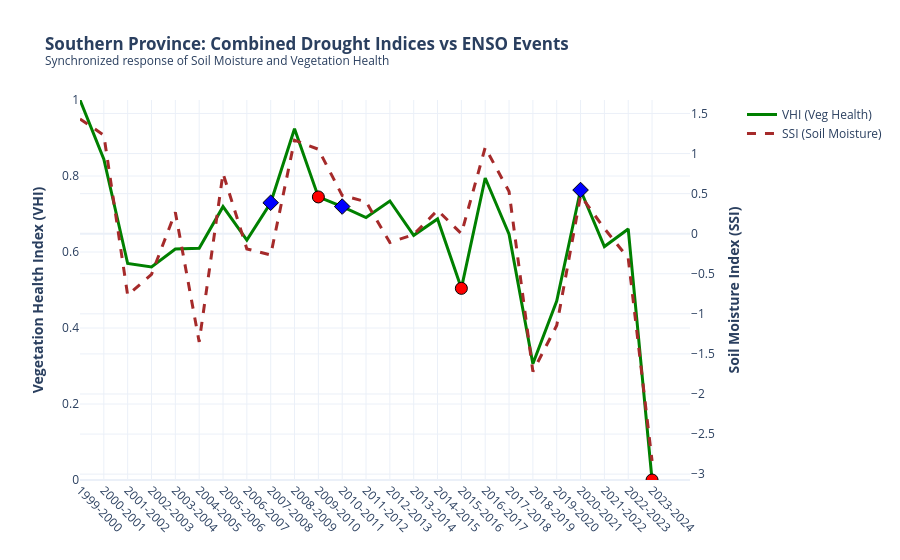

Notebook code for this chart:
### Markdown cell above
This plot highlights the necessity of district-level monitoring over provincial averages.
The "Valley" Effect: Districts like Gwembe and Sinazongwe show SSI drops as low as -3.0 during El Niño years (Red Dots), while highland districts like Choma stay closer to -1.5. A provincial average would hide the total crop failure occurring in the valley.
ENSO Teleconnection: The automated markers (Red Circles for El Niño) align perfectly with every major dip in the line graph. This proves that Zambian agricultural drought is "teleconnected" to Pacific Sea Surface Temperatures, allowing for a 3–6 month lead time in disaster planning.

### Code cell
# ============================================================
# PHASE 8: COMBINED VHI & SSI DEEP-DIVE (SOUTHERN PROVINCE)
# ============================================================
import plotly.graph_objects as go
from plotly.subplots import make_subplots

# 1. Prepare Southern Province Data
# Using the district-level summary created in previous steps
southern_combined = growing_season[growing_season['DISTRICT'].isin(southern_districts)].copy()

# 2. Aggregate to Provincial-Seasonal level (Averaging districts for the South)
south_ts = southern_combined.groupby(['SEASON']).agg({
    'VOLUMETRIC_SOIL_WATER_LAYER_1': 'mean',
    'NDVI_MEAN': 'mean',
    'TEMPERATURE_2M': 'mean',
    'NINO34': 'mean' 
}).reset_index()

# 3. Patch 2024 NINO34
south_ts.loc[south_ts['SEASON'] == '2023-2024', 'NINO34'] = 2.03

# 4. Calculate Indices for the Southern Province
# SSI
south_ts['SSI'] = (south_ts['VOLUMETRIC_SOIL_WATER_LAYER_1'] - south_ts['VOLUMETRIC_SOIL_WATER_LAYER_1'].mean()) / south_ts['VOLUMETRIC_SOIL_WATER_LAYER_1'].std()
# VHI
vci_s = (south_ts['NDVI_MEAN'] - south_ts['NDVI_MEAN'].min()) / (south_ts['NDVI_MEAN'].max() - south_ts['NDVI_MEAN'].min())
tci_s = (south_ts['TEMPERATURE_2M'].max() - south_ts['TEMPERATURE_2M']) / (south_ts['TEMPERATURE_2M'].max() - south_ts['TEMPERATURE_2M'].min())
south_ts['VHI'] = (vci_s + tci_s) / 2

# 5. Create Figure with Secondary Y-Axis
fig_comb = make_subplots(specs=[[{"secondary_y": True}]])

# Add VHI Line (Primary Axis)
fig_comb.add_trace(
    go.Scatter(x=south_ts['SEASON'], y=south_ts['VHI'], name="VHI (Veg Health)",
               line=dict(color='green', width=3)),
    secondary_y=False,
)

# Add SSI Line (Secondary Axis)
fig_comb.add_trace(
    go.Scatter(x=south_ts['SEASON'], y=south_ts['SSI'], name="SSI (Soil Moisture)",
               line=dict(color='brown', width=3, dash='dash')),
    secondary_y=True,
)

# ============================================================
# 6. ADD AUTOMATED ENSO MARKERS & SHADING
# ============================================================
for index, row in south_ts.iterrows():
    season = row['SEASON']
    nino = row['NINO34']
    
    if nino >= 1.0: # El Niño
        fig_comb.add_vrect(x0=season, x1=season, fillcolor="red", opacity=0.1, layer="below", line_width=0)
        fig_comb.add_trace(go.Scatter(x=[season], y=[row['VHI']], mode='markers',
                                       marker=dict(symbol='circle', size=12, color='red', line=dict(width=1, color='black')),
                                       name="El Niño Peak", showlegend=False if index > 0 else True), secondary_y=False)
        
    elif nino <= -1.0: # La Niña
        fig_comb.add_vrect(x0=season, x1=season, fillcolor="blue", opacity=0.1, layer="below", line_width=0)
        fig_comb.add_trace(go.Scatter(x=[season], y=[row['VHI']], mode='markers',
                                       marker=dict(symbol='diamond', size=12, color='blue', line=dict(width=1, color='black')),
                                       name="La Niña Peak", showlegend=False if index > 0 else True), secondary_y=False)

# 7. Final Layout Polish
fig_comb.update_layout(
    title="<b>Southern Province: Combined Drought Indices vs ENSO Events</b><br><sup>Synchronized response of Soil Moisture and Vegetation Health</sup>",
    template="plotly_white",
    hovermode="x unified",
    xaxis_tickangle=45
)

# Set y-axes titles
fig_comb.update_yaxes(title_text="<b>Vegetation Health Index (VHI)</b>", secondary_y=False, range=[0, 1])
fig_comb.update_yaxes(title_text="<b>Soil Moisture Index (SSI)</b>", secondary_y=True)

# 8. Save and Show
fig_comb.write_html("Southern_Province_Combined_Verification.html")
print("✅ Phase 8 Complete: Combined SSI/VHI Plot with Markers Generated!")
fig_comb.show()

### Figure 1 — Plotly figure (JSON) as saved in the notebook; plotly's stock layout.template omitted (floating-point values rounded to 4 significant figures)
{"data": [{"line": {"color": "green", "width": 3}, "name": "VHI (Veg Health)", "type": "scatter", "x": ["1999-2000", "2000-2001", "2001-2002", "2002-2003", "2003-2004", "2004-2005", "2005-2006", "2006-2007", "2007-2008", "2008-2009", "2009-2010", "2010-2011", "2011-2012", "2012-2013", "2013-2014", "2014-2015", "2015-2016", "2016-2017", "2017-2018", "2018-2019", "2019-2020", "2020-2021", "2021-2022", "2022-2023", "2023-2024"], "xaxis": "x", "y": [1.0, 0.8441, 0.5698, 0.5605, 0.6081, 0.6098, 0.7193, 0.6313, 0.7296, 0.9243, 0.7449, 0.7196, 0.6907, 0.7343, 0.6439, 0.6871, 0.5043, 0.7948, 0.6469, 0.306, 0.471, 0.7631, 0.6143, 0.6606, 0.0], "yaxis": "y"}, {"line": {"color": "brown", "dash": "dash", "width": 3}, "name": "SSI (Soil Moisture)", "type": "scatter", "x": ["1999-2000", "2000-2001", "2001-2002", "2002-2003", "2003-2004", "2004-2005", "2005-2006", "2006-2007", "2007-2008", "2008-2009", "2009-2010", "2010-2011", "2011-2012", "2012-2013", "2013-2014", "2014-2015", "2015-2016", "2016-2017", "2017-2018", "2018-2019", "2019-2020", "2020-2021", "2021-2022", "2022-2023", "2023-2024"], "xaxis": "x", "y": [1.431, 1.229, -0.7687, -0.5078, 0.2675, -1.35, 0.7536, -0.1897, -0.2663, 1.166, 1.053, 0.477, 0.3991, -0.11, -0.009881, 0.292, -6.871e-05, 1.075, 0.5259, -1.72, -1.146, 0.475, 0.06459, -0.3058, -2.836], "yaxis": "y2"}, {"marker": {"color": "blue", "line": {"color": "black", "width": 1}, "size": 12, "symbol": "diamond"}, "mode": "markers", "name": "La Niña Peak", "showlegend": false, "type": "scatter", "x": ["2007-2008"], "xaxis": "x", "y": [0.7296], "yaxis": "y"}, {"marker": {"color": "red", "line": {"color": "black", "width": 1}, "size": 12, "symbol": "circle"}, "mode": "markers", "name": "El Niño Peak", "showlegend": false, "type": "scatter", "x": ["2009-2010"], "xaxis": "x", "y": [0.7449], "yaxis": "y"}, {"marker": {"color": "blue", "line": {"color": "black", "width": 1}, "size": 12, "symbol": "diamond"}, "mode": "markers", "name": "La Niña Peak", "showlegend": false, "type": "scatter", "x": ["2010-2011"], "xaxis": "x", "y": [0.7196], "yaxis": "y"}, {"marker": {"color": "red", "line": {"color": "black", "width": 1}, "size": 12, "symbol": "circle"}, "mode": "markers", "name": "El Niño Peak", "showlegend": false, "type": "scatter", "x": ["2015-2016"], "xaxis": "x", "y": [0.5043], "yaxis": "y"}, {"marker": {"color": "blue", "line": {"color": "black", "width": 1}, "size": 12, "symbol": "diamond"}, "mode": "markers", "name": "La Niña Peak", "showlegend": false, "type": "scatter", "x": ["2020-2021"], "xaxis": "x", "y": [0.7631], "yaxis": "y"}, {"marker": {"color": "red", "line": {"color": "black", "width": 1}, "size": 12, "symbol": "circle"}, "mode": "markers", "name": "El Niño Peak", "showlegend": false, "type": "scatter", "x": ["2023-2024"], "xaxis": "x", "y": [0], "yaxis": "y"}], "layout": {"hovermode": "x unified", "shapes": [{"fillcolor": "blue", "layer": "below", "line": {"width": 0}, "opacity": 0.1, "type": "rect", "x0": "2007-2008", "x1": "2007-2008", "xref": "x", "y0": 0, "y1": 1, "yref": "y domain"}, {"fillcolor": "red", "layer": "below", "line": {"width": 0}, "opacity": 0.1, "type": "rect", "x0": "2009-2010", "x1": "2009-2010", "xref": "x", "y0": 0, "y1": 1, "yref": "y domain"}, {"fillcolor": "blue", "layer": "below", "line": {"width": 0}, "opacity": 0.1, "type": "rect", "x0": "2010-2011", "x1": "2010-2011", "xref": "x", "y0": 0, "y1": 1, "yref": "y domain"}, {"fillcolor": "red", "layer": "below", "line": {"width": 0}, "opacity": 0.1, "type": "rect", "x0": "2015-2016", "x1": "2015-2016", "xref": "x", "y0": 0, "y1": 1, "yref": "y domain"}, {"fillcolor": "blue", "layer": "below", "line": {"width": 0}, "opacity": 0.1, "type": "rect", "x0": "2020-2021", "x1": "2020-2021", "xref": "x", "y0": 0, "y1": 1, "yref": "y domain"}, {"fillcolor": "red", "layer": "below", "line": {"width": 0}, "opacity": 0.1, "type": "rect", "x0": "2023-2024", "x1": "2023-2024", "xref": "x", "y0": 0, "y1": 1, "yref": "y domain"}], "title": {"text": "<b>Southern Province: Combined Drought Indices vs ENSO Events</b><br><sup>Synchronized response of Soil Moisture and Vegetation Health</sup>"}, "xaxis": {"anchor": "y", "domain": [0, 0.94], "tickangle": 45}, "yaxis": {"anchor": "x", "domain": [0, 1], "range": [0, 1], "title": {"text": "<b>Vegetation Health Index (VHI)</b>"}}, "yaxis2": {"anchor": "x", "overlaying": "y", "side": "right", "title": {"text": "<b>Soil Moisture Index (SSI)</b>"}}}}
